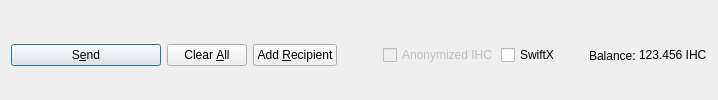
         <widget class="QFrame" name="frame_Send">
          <layout class="QHBoxLayout" name="horizontalLayout">
           <property name="bottomMargin">
            <number>0</number>
           </property>
           <item>
            <widget class="QPushButton" name="sendButton">
             <property name="minimumSize">
              <size>
               <width>150</width>
               <height>0</height>
              </size>
             </property>
             <property name="toolTip">
              <string>Confirm the send action</string>
             </property>
             <property name="text">
              <string>S&amp;end</string>
             </property>
             <property name="icon">
              <iconset resource="../ihc.qrc">
               <normaloff>:/icons/send</normaloff>:/icons/send</iconset>
             </property>
             <property name="autoDefault">
              <bool>false</bool>
             </property>
             <property name="default">
              <bool>true</bool>
             </property>
            </widget>
           </item>
           <item>
            <widget class="QPushButton" name="clearButton">
             <property name="sizePolicy">
              <sizepolicy hsizetype="Minimum" vsizetype="Fixed">
               <horstretch>0</horstretch>
               <verstretch>0</verstretch>
              </sizepolicy>
             </property>
             <property name="toolTip">
              <string>Clear all fields of the form.</string>
             </property>
             <property name="text">
              <string>Clear &amp;All</string>
             </property>
             <property name="icon">
              <iconset resource="../ihc.qrc">
               <normaloff>:/icons/remove</normaloff>:/icons/remove</iconset>
             </property>
             <property name="autoDefault">
              <bool>false</bool>
             </property>
            </widget>
           </item>
           <item>
            <widget class="QPushButton" name="addButton">
             <property name="toolTip">
              <string>Send to multiple recipients at once</string>
             </property>
             <property name="text">
              <string>Add &amp;Recipient</string>
             </property>
             <property name="icon">
              <iconset resource="../ihc.qrc">
               <normaloff>:/icons/add</normaloff>:/icons/add</iconset>
             </property>
             <property name="autoDefault">
              <bool>false</bool>
             </property>
            </widget>
           </item>
           <item>
            <spacer name="horizontalSpacer">
             <property name="orientation">
              <enum>Qt::Horizontal</enum>
             </property>
             <property name="sizeHint" stdset="0">
              <size>
               <width>40</width>
               <height>20</height>
              </size>
             </property>
            </spacer>
           </item>
           <item>
            <layout class="QHBoxLayout" name="horizontalLayout_2">
             <property name="spacing">
              <number>3</number>
             </property>
             <item>
              <widget class="QCheckBox" name="checkzIHC">
               <property name="enabled">
                <bool>false</bool>
               </property>
               <property name="text">
                <string>Anonymized IHC</string>
               </property>
              </widget>
             </item>
             <item>
              <widget class="QCheckBox" name="checkSwiftTX">
               <property name="enabled">
                <bool>true</bool>
               </property>
               <property name="minimumSize">
                <size>
                 <width>85</width>
                 <height>0</height>
                </size>
               </property>
               <property name="text">
                <string>SwiftX</string>
               </property>
              </widget>
             </item>
             <item>
              <widget class="QLabel" name="label">
               <property name="text">
                <string>Balance:</string>
               </property>
              </widget>
             </item>
             <item>
              <widget class="QLabel" name="labelBalance">
               <property name="sizePolicy">
                <sizepolicy hsizetype="Preferred" vsizetype="Fixed">
                 <horstretch>0</horstretch>
                 <verstretch>0</verstretch>
                </sizepolicy>
               </property>
               <property name="cursor">
                <cursorShape>IBeamCursor</cursorShape>
               </property>
               <property name="text">
                <string notr="true">123.456 IHC</string>
               </property>
               <property name="textInteractionFlags">
                <set>Qt::LinksAccessibleByMouse|Qt::TextSelectableByKeyboard|Qt::TextSelectableByMouse</set>
               </property>
              </widget>
             </item>
            </layout>
           </item>
          </layout>
         </widget>
